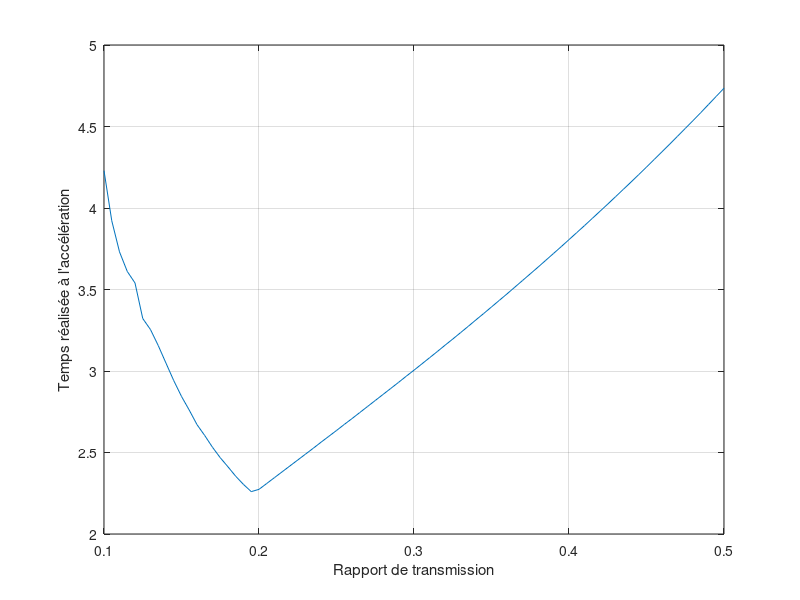

The MATLAB script that drew this image:
%%% Acceleration

% Le script suivant permet de simuler une acceleration sur une distance
% donnee. De nombreuses ameliorations peuvent etre apportees par la suite.

% Ce script est utile pour voir l'influence des differents parametres sur
% le temps de l'acceleration
%% Hypotheses
    % Le pneu est indeformable
    % Le coeff de résistance au roulement est constant
    % La voiture n'a pas de suspensions
    % Le transfert de charge est instantane
    % Les pertes dans la transmission sont proportionnelles au couple
    % L'appui est neglige
    % La trainée est celle d'invictus

%%
% clear all
% close all

%% Parametres

% Epreuve et pilotage
D_tot = 75; % Longueur de la piste (m)
m_p = 75; % Masse du pilote (kg)
h_g_p = 0.42; % Hauteur du centre de gravite du pilote (m)

% Transmission
k_p =[0.1:1/200:0.5]; % Rapport primaire
pertes = 0.95; % Coefficient de pertes de couple dans la transmission

% Base roulante
m_v = 222; % Masse du vehicule (kg)
h_g_v = 0.3; % Hauteur du centre de gravite de la voiture (m)
emp = 1.575; % Empattement (m)
rep = 0.55; % Masse sur l'essieu arrière en statique (%)
D_roue = 0.52; % Diametre exterieur de la roue (m)
Jjp = 0.3046 ; %Inertie de la roue et du pneu (CATIA)
Jm = 0.005; %Inertie du moyeu et du freinage (CATIA)
Ja = 0; %inertie d'un arbre de transmission  (CATIA)
Jc = 0.005; % Inertie de la couronne (CATIA)
Jmot = 0.1; % Estimation de l'inertie moteur+ chaine

% Pneumatiques
% Pas de glissement
coeff_adh = 1.55;
sl =0;
coeff_roul = 0.01; % Coefficient de resistance au roulement du pneu
cx=0.665;

%Moteur emrax 90N.m
rmot=[0:200:6400];
cmot=2*90; %N.m

%% 
g = 9.81; % Pesanteur (m/s²)
m = m_v + m_p; % Masse totale (kg)
h_g = (m_v*h_g_v+m_p*h_g_p)/m; % Hauteur du centre de gravite (m)
b = coeff_roul*2/D_roue; % Decalage du point d'appui (m)
c_roul = m*g*b; % Resistance au roulement (N.m)

%% Paramètres simulation
Trapport=[];
pas = 0.001; % Pas de simulation (s)

%% Simulation
for i =1:length(k_p);
    % Initialisation
    d = 0; % distance parcourue
    r = 0; % regime moteur au depart
    v = 0; % vitesse du vehicule
    t = -pas; % temps
    T = [0]; % Temps
    V = [0]; % Vitesse
    a = 0; %acceleration instantannée
    A = [0]; % Acceleration en g
    R = [0]; % Regime
    C = [0]; % Couple
    D = [0]; % Distance
    T_pas = [];
    Adh = [1]; % Risque de patinage des pneus
    Ch_ar = [rep*m*g];
    Kp=k_p(i);
    J_eq = 2*(Jmot+Kp^2*(Ja+Jc+Jjp))+m_v*Kp^2*(D_roue/2)^2; % Inertie equivalente des masses en rotation(kg.m²)
    c_trans = coeff_adh*m*g*rep*D_roue/2; % Couple maximum transmissible   
    while d < D_tot
        t = t+pas; 
        T = [T t];
        r = 60*v/(3.14*D_roue*Kp); % Calcul du regime moteur
        
        % Acceleration
        if r<6500 & cmot<c_trans; %condition de non patinage et de respect de la plage de puissance du moteur
            c_k = cmot;
            a_ang = (c_k/Kp-c_roul-cx*v^2)/J_eq; % Acceleration angulaire des roues arrieres
            c_trans = coeff_adh*m*g*D_roue/2*(rep+a*h_g); % Couple maximum transmissible avec transfert de charges 
            C = [C, c_k]; % Memoire du couple aux roues         
            Ch_ar =[Ch_ar c_trans]; % Memoire de la charge sur les roues arrieres

            a = (1-sl)*a_ang*D_roue/2; % Acceleration du vehicule en m/s²
            A = [A,a/10]; % Memoire acceleration en g
        
        elseif r>=6500;
            r=6500;
            a=0;
            
        else;
            c_k = c_trans; % Prise en compte de la limite d'adherence des pneus
            a_ang = (c_k/Kp-c_roul-cx*v^2)/J_eq; % Acceleration angulaire des roues arrieres
            c_trans = coeff_adh*m*g*D_roue/2*(rep+a*h_g); % Charge sur l'essieu arrière avec prise en compte du transfert de masse
            a = (1-sl)*a_ang*D_roue/2; % Acceleration du vehicule en m/s²
        end
    
        v = v + a*pas; % Vitesse du vehicule
        V = [V v]; % Memoire de la vitesse
        d = d + v*pas; % Distance parcourue
        D = [D, d]; % Memoire de la distance
        r = 60*v/(3.14*D_roue*Kp); % Calcul du regime moteur
    end
    Trapport=[Trapport, t];
end
%% Principaux resultats
figure('Name','Choix du rapport de transmission')
plot(k_p,Trapport)
grid()
xlabel('Rapport de transmission');
ylabel("Temps réalisée à l'accélération");
disp('Temps (s) :')
disp(t)
disp('Vitesse max (km/h) :')
disp(max(V)*3.6)
disp('Acceleration max (g) :')
disp(max(A))
if max(Ch_ar) == m*g
    disp('Wheeliiiinnngg ! :p')
end
disp('---------------------------------------------------------')

